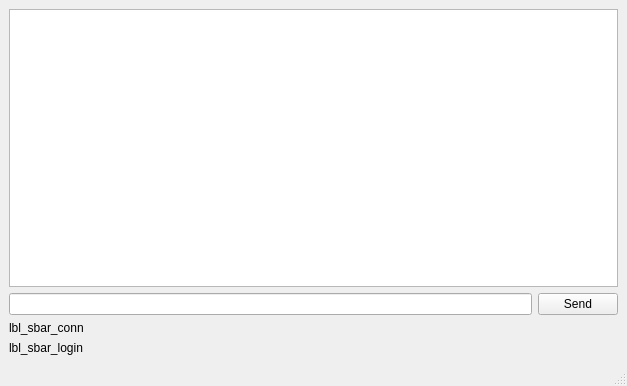
<?xml version="1.0" encoding="UTF-8"?>
<ui version="4.0">
 <class>ChatWindow</class>
 <widget class="QMainWindow" name="ChatWindow">
  <property name="geometry">
   <rect>
    <x>0</x>
    <y>0</y>
    <width>627</width>
    <height>386</height>
   </rect>
  </property>
  <property name="windowTitle">
   <string>Chat Window</string>
  </property>
  <widget class="QWidget" name="centralwidget">
   <layout class="QVBoxLayout" name="verticalLayout_2">
    <item>
     <layout class="QVBoxLayout" name="verticalLayout">
      <item>
       <widget class="QTextEdit" name="txt_chat">
        <property name="styleSheet">
         <string notr="true"/>
        </property>
        <property name="readOnly">
         <bool>true</bool>
        </property>
       </widget>
      </item>
      <item>
       <layout class="QHBoxLayout" name="hLayout_send">
        <item>
         <widget class="QLineEdit" name="txt_message"/>
        </item>
        <item>
         <widget class="QPushButton" name="btn_send">
          <property name="text">
           <string>Send</string>
          </property>
         </widget>
        </item>
       </layout>
      </item>
     </layout>
    </item>
    <item>
     <widget class="QLabel" name="lbl_sbar_conn">
      <property name="text">
       <string>lbl_sbar_conn</string>
      </property>
     </widget>
    </item>
    <item>
     <widget class="QLabel" name="lbl_sbar_login">
      <property name="text">
       <string>lbl_sbar_login</string>
      </property>
     </widget>
    </item>
   </layout>
  </widget>
  <widget class="QMenuBar" name="menubar">
   <property name="geometry">
    <rect>
     <x>0</x>
     <y>0</y>
     <width>627</width>
     <height>21</height>
    </rect>
   </property>
  </widget>
  <widget class="QStatusBar" name="statusbar"/>
 </widget>
 <resources/>
 <connections/>
</ui>
